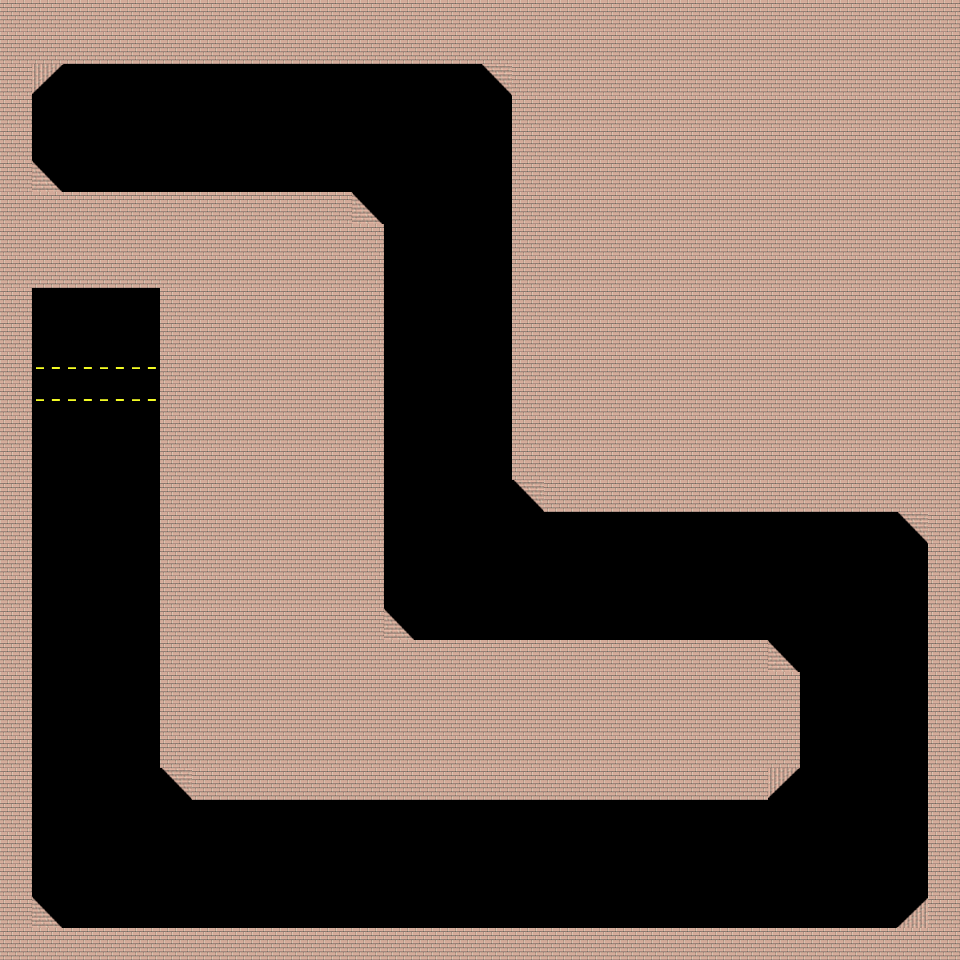

Tiled map render using the project's own tile images. Description and the whole map definition, tile-layer contents included, below:
An orthogonal 30x30 tile map with 32x32 px tiles, 2 tile layers (bgLayer, forLayer) and 1 object (player).

<map version="1.0" tiledversion="1.0.3" orientation="orthogonal" renderorder="right-down" width="30" height="30" tilewidth="32" tileheight="32" nextobjectid="7">
 <tileset firstgid="1" source="map.tsx" />
 <layer name="bgLayer" width="30" height="30">
  <data encoding="csv">
1,1,1,1,1,1,1,1,1,1,1,1,1,1,1,1,1,1,1,1,1,1,1,1,1,1,1,1,1,1,
1,1,1,1,1,1,1,1,1,1,1,1,1,1,1,1,1,1,1,1,1,1,1,1,1,1,1,1,1,1,
1,2,0,0,0,0,0,0,0,0,0,0,0,0,0,3,1,1,1,1,1,1,1,1,1,1,1,1,1,1,
1,0,0,0,0,0,0,0,0,0,0,0,0,0,0,0,1,1,1,1,1,1,1,1,1,1,1,1,1,1,
1,0,0,0,0,0,0,0,0,0,0,0,0,0,0,0,1,1,1,1,1,1,1,1,1,1,1,1,1,1,
1,4,0,0,0,0,0,0,0,0,0,0,0,0,0,0,1,1,1,1,1,1,1,1,1,1,1,1,1,1,
1,1,1,1,1,1,1,1,1,1,1,4,0,0,0,0,1,1,1,1,1,1,1,1,1,1,1,1,1,1,
1,1,1,1,1,1,1,1,1,1,1,1,0,0,0,0,1,1,1,1,1,1,1,1,1,1,1,1,1,1,
1,1,1,1,1,1,1,1,1,1,1,1,0,0,0,0,1,1,1,1,1,1,1,1,1,1,1,1,1,1,
1,0,0,0,0,1,1,1,1,1,1,1,0,0,0,0,1,1,1,1,1,1,1,1,1,1,1,1,1,1,
1,0,0,0,0,1,1,1,1,1,1,1,0,0,0,0,1,1,1,1,1,1,1,1,1,1,1,1,1,1,
1,0,0,0,0,1,1,1,1,1,1,1,0,0,0,0,1,1,1,1,1,1,1,1,1,1,1,1,1,1,
1,0,0,0,0,1,1,1,1,1,1,1,0,0,0,0,1,1,1,1,1,1,1,1,1,1,1,1,1,1,
1,0,0,0,0,1,1,1,1,1,1,1,0,0,0,0,1,1,1,1,1,1,1,1,1,1,1,1,1,1,
1,0,0,0,0,1,1,1,1,1,1,1,0,0,0,0,1,1,1,1,1,1,1,1,1,1,1,1,1,1,
1,0,0,0,0,1,1,1,1,1,1,1,0,0,0,0,3,1,1,1,1,1,1,1,1,1,1,1,1,1,
1,0,0,0,0,1,1,1,1,1,1,1,0,0,0,0,0,0,0,0,0,0,0,0,0,0,0,0,3,1,
1,0,0,0,0,1,1,1,1,1,1,1,0,0,0,0,0,0,0,0,0,0,0,0,0,0,0,0,0,1,
1,0,0,0,0,1,1,1,1,1,1,1,0,0,0,0,0,0,0,0,0,0,0,0,0,0,0,0,0,1,
1,0,0,0,0,1,1,1,1,1,1,1,4,0,0,0,0,0,0,0,0,0,0,0,0,0,0,0,0,1,
1,0,0,0,0,1,1,1,1,1,1,1,1,1,1,1,1,1,1,1,1,1,1,1,4,0,0,0,0,1,
1,0,0,0,0,1,1,1,1,1,1,1,1,1,1,1,1,1,1,1,1,1,1,1,1,0,0,0,0,1,
1,0,0,0,0,1,1,1,1,1,1,1,1,1,1,1,1,1,1,1,1,1,1,1,1,0,0,0,0,1,
1,0,0,0,0,1,1,1,1,1,1,1,1,1,1,1,1,1,1,1,1,1,1,1,1,0,0,0,0,1,
1,0,0,0,0,3,1,1,1,1,1,1,1,1,1,1,1,1,1,1,1,1,1,1,2,0,0,0,0,1,
1,0,0,0,0,0,0,0,0,0,0,0,0,0,0,0,0,0,0,0,0,0,0,0,0,0,0,0,0,1,
1,0,0,0,0,0,0,0,0,0,0,0,0,0,0,0,0,0,0,0,0,0,0,0,0,0,0,0,0,1,
1,0,0,0,0,0,0,0,0,0,0,0,0,0,0,0,0,0,0,0,0,0,0,0,0,0,0,0,0,1,
1,4,0,0,0,0,0,0,0,0,0,0,0,0,0,0,0,0,0,0,0,0,0,0,0,0,0,0,5,1,
1,1,1,1,1,1,1,1,1,1,1,1,1,1,1,1,1,1,1,1,1,1,1,1,1,1,1,1,1,1
</data>
 </layer>
 <layer name="forLayer" width="30" height="30">
  <data encoding="csv">
0,0,0,0,0,0,0,0,0,0,0,0,0,0,0,0,0,0,0,0,0,0,0,0,0,0,0,0,0,0,
0,0,0,0,0,0,0,0,0,0,0,0,0,0,0,0,0,0,0,0,0,0,0,0,0,0,0,0,0,0,
0,0,0,0,0,0,0,0,0,0,0,0,0,0,0,0,0,0,0,0,0,0,0,0,0,0,0,0,0,0,
0,0,0,0,0,0,0,0,0,0,0,0,0,0,0,0,0,0,0,0,0,0,0,0,0,0,0,0,0,0,
0,0,0,0,0,0,0,0,0,0,0,0,0,0,0,0,0,0,0,0,0,0,0,0,0,0,0,0,0,0,
0,0,0,0,0,0,0,0,0,0,0,0,0,0,0,0,0,0,0,0,0,0,0,0,0,0,0,0,0,0,
0,0,0,0,0,0,0,0,0,0,0,0,0,0,0,0,0,0,0,0,0,0,0,0,0,0,0,0,0,0,
0,0,0,0,0,0,0,0,0,0,0,0,0,0,0,0,0,0,0,0,0,0,0,0,0,0,0,0,0,0,
0,0,0,0,0,0,0,0,0,0,0,0,0,0,0,0,0,0,0,0,0,0,0,0,0,0,0,0,0,0,
0,0,0,0,0,0,0,0,0,0,0,0,0,0,0,0,0,0,0,0,0,0,0,0,0,0,0,0,0,0,
0,0,0,0,0,0,0,0,0,0,0,0,0,0,0,0,0,0,0,0,0,0,0,0,0,0,0,0,0,0,
0,6,6,6,6,0,0,0,0,0,0,0,0,0,0,0,0,0,0,0,0,0,0,0,0,0,0,0,0,0,
0,6,6,6,6,0,0,0,0,0,0,0,0,0,0,0,0,0,0,0,0,0,0,0,0,0,0,0,0,0,
0,0,0,0,0,0,0,0,0,0,0,0,0,0,0,0,0,0,0,0,0,0,0,0,0,0,0,0,0,0,
0,0,0,0,0,0,0,0,0,0,0,0,0,0,0,0,0,0,0,0,0,0,0,0,0,0,0,0,0,0,
0,0,0,0,0,0,0,0,0,0,0,0,0,0,0,0,0,0,0,0,0,0,0,0,0,0,0,0,0,0,
0,0,0,0,0,0,0,0,0,0,0,0,0,0,0,0,0,0,0,0,0,0,0,0,0,0,0,0,0,0,
0,0,0,0,0,0,0,0,0,0,0,0,0,0,0,0,0,0,0,0,0,0,0,0,0,0,0,0,0,0,
0,0,0,0,0,0,0,0,0,0,0,0,0,0,0,0,0,0,0,0,0,0,0,0,0,0,0,0,0,0,
0,0,0,0,0,0,0,0,0,0,0,0,0,0,0,0,0,0,0,0,0,0,0,0,0,0,0,0,0,0,
0,0,0,0,0,0,0,0,0,0,0,0,0,0,0,0,0,0,0,0,0,0,0,0,0,0,0,0,0,0,
0,0,0,0,0,0,0,0,0,0,0,0,0,0,0,0,0,0,0,0,0,0,0,0,0,0,0,0,0,0,
0,0,0,0,0,0,0,0,0,0,0,0,0,0,0,0,0,0,0,0,0,0,0,0,0,0,0,0,0,0,
0,0,0,0,0,0,0,0,0,0,0,0,0,0,0,0,0,0,0,0,0,0,0,0,0,0,0,0,0,0,
0,0,0,0,0,0,0,0,0,0,0,0,0,0,0,0,0,0,0,0,0,0,0,0,0,0,0,0,0,0,
0,0,0,0,0,0,0,0,0,0,0,0,0,0,0,0,0,0,0,0,0,0,0,0,0,0,0,0,0,0,
0,0,0,0,0,0,0,0,0,0,0,0,0,0,0,0,0,0,0,0,0,0,0,0,0,0,0,0,0,0,
0,0,0,0,0,0,0,0,0,0,0,0,0,0,0,0,0,0,0,0,0,0,0,0,0,0,0,0,0,0,
0,0,0,0,0,0,0,0,0,0,0,0,0,0,0,0,0,0,0,0,0,0,0,0,0,0,0,0,0,0,
0,0,0,0,0,0,0,0,0,0,0,0,0,0,0,0,0,0,0,0,0,0,0,0,0,0,0,0,0,0
</data>
 </layer>
 <objectgroup name="objLayer">
  <object id="1" name="player" x="94.6667" y="142.667" width="32" height="32" rotation="-90" />
 </objectgroup>
</map>
